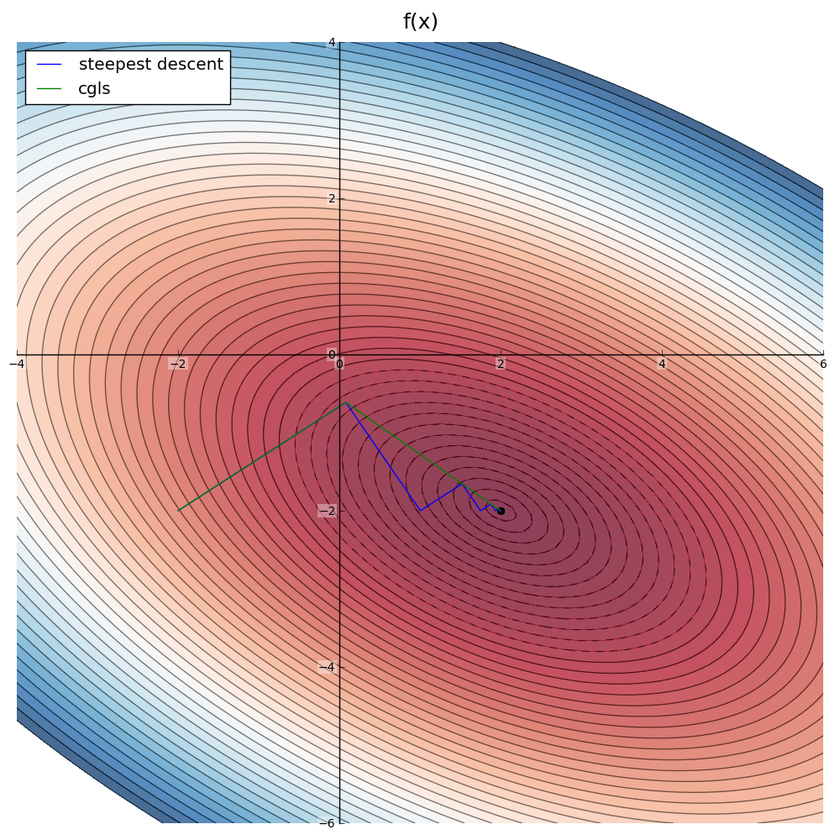
#> input picture ipython_notbooks/cgls/test_cgls_linear_real_2d.png, 840 x 840 px, shrunk from 1000 x 1000 before the run
$ python -i bagOfns.py   (imports and definitions only)   (Python 2 division)   (older library calls are emulated)
#> lines starting #> are read from the running program, lines starting #| are printed output that depends on the picture
import numpy as np
import matplotlib.pyplot as plt
from scipy import ndimage
from matplotlib.colors import LogNorm
import mahotas
from scipy import fftpack
from random import *
import scipy as sp
import random
import time
import threading
import sys
import scipy.misc as sm

# Input/Output Routines
# [66 lines left out: functions binary_in, binary_in_complex, binary_out, binary_in_amp_phase, gauss, gauss_1d, not called in this run]

def circle(ny, nx, radius=0.25, Nrad = None):
    """Make a circle of optional radius as a fraction of the array size"""
    if Nrad == None :
        nrad     = (ny * radius)**2
        arrayout = np.zeros((ny,nx))
        for i in range(0,ny):
            for j in range(0,nx):
                r = (i - ny/2 + 1)**2 + (j - nx/2 + 1)**2
                if r < nrad:
                    arrayout[i][j] = 1.0
    else :
        nrad     = Nrad**2
        arrayout = np.zeros((ny,nx))
        for i in range(0,ny):
            for j in range(0,nx):
                r = (i - ny/2 + 1)**2 + (j - nx/2 + 1)**2
                if r < nrad:
                    arrayout[i][j] = 1.0
    return arrayout

def fft2(arrayin):
    """Calculate the 2d fourier transform of an array with N/2 - 1 as the zero-pixel."""
    # do an fft
    # check if arrayin is 2d
    a = arrayin.shape
    if len(a) == 1 :
        arrayout = fft(arrayin)
    elif len(a) == 2 :
        ny = arrayin.shape[0]
        nx = arrayin.shape[1]
        arrayout = np.array(arrayin,dtype=np.complex128)
        arrayout = np.roll(arrayout,-(ny/2-1),0)
        arrayout = np.roll(arrayout,-(nx/2-1),1)
        arrayout = fftpack.fft2(arrayout) / np.sqrt(float(ny*nx))
        arrayout = np.roll(arrayout,-(ny/2+1),0)
        arrayout = np.roll(arrayout,-(nx/2+1),1)
    elif len(a) == 3 :
        arrayout = np.array(arrayin,dtype=np.complex128)
        for i in range(a[0]):
            arrayout[i] = fft2(arrayin[i])
    return arrayout

def ifft2(arrayin):
    """Calculate the 2d inverse fourier transform of an array with N/2 - 1 as the zero-pixel."""
    # do an fft
    # check if arrayin is 2d
    a = arrayin.shape
    if len(a) == 1 :
        arrayout = ifft(arrayin)
    elif len(a) == 2 :
        ny = arrayin.shape[0]
        nx = arrayin.shape[1]
        arrayout = np.array(arrayin,dtype=np.complex128)
        arrayout = np.roll(arrayout,-(ny/2-1),0)
        arrayout = np.roll(arrayout,-(nx/2-1),1)
        arrayout = fftpack.ifft2(arrayout) * np.sqrt(float(ny*nx))
        arrayout = np.roll(arrayout,-(ny/2+1),0)
        arrayout = np.roll(arrayout,-(nx/2+1),1)
    elif len(a) == 3 :
        arrayout = np.array(arrayin,dtype=np.complex128)
        for i in range(a[0]):
            arrayout[i] = ifft2(arrayin[i])
    return arrayout

# [66 lines left out: functions fft, ifft, show, waveno, energyK, mapping and 1 more, not called in this run]

def autoc(array):
    """Return the auto-correlation function of array."""
    return ifft2(np.square(np.abs(fft2(array))))

# [492 lines left out: functions correlate, dblefy, addNoise_amp, addNoise, normalise, normaliseInt and 26 more, not called in this run]

def highpass(arrayin, rad=0.5):
    """Perform a highpass on arrayin. rad is the radius of the circle (as a fraction of
    the array size) which is used to filter the inverse Fourier transform of arrayin."""
    circ     = circle(arrayin.shape[0], arrayin.shape[1], radius = rad/2.0)
    arrayout = fft2(ifft2(arrayin) * (1.0 - circ))
    arrayout = np.array(arrayout, dtype=arrayin.dtype)
    return arrayout

# [48 lines left out: functions lowpass, Fresnelprop, gaus_Fourier, conv_gaus, rotate, not called in this run]

class cgls(object):
    """Do an ILRUFT calculation in general given the functions Adot and ATdot and the bvector.

    Solves A . x = b
    given routines for A . x' and AT . b'
    and the bvector
    where x and b may be any numpy arrays."""

    # [45 lines left out: functions __init__, ilruft, not called in this run]

class test_retrievals(object):
    # [101 lines left out: functions __init__, STEM, pencil, pencil_transmissive, pencil_PILRUFT, not called in this run]

>>> import cv2
>>> picture = cv2.imread('../../ipython_notbooks/cgls/test_cgls_linear_real_2d.png', cv2.IMREAD_GRAYSCALE)
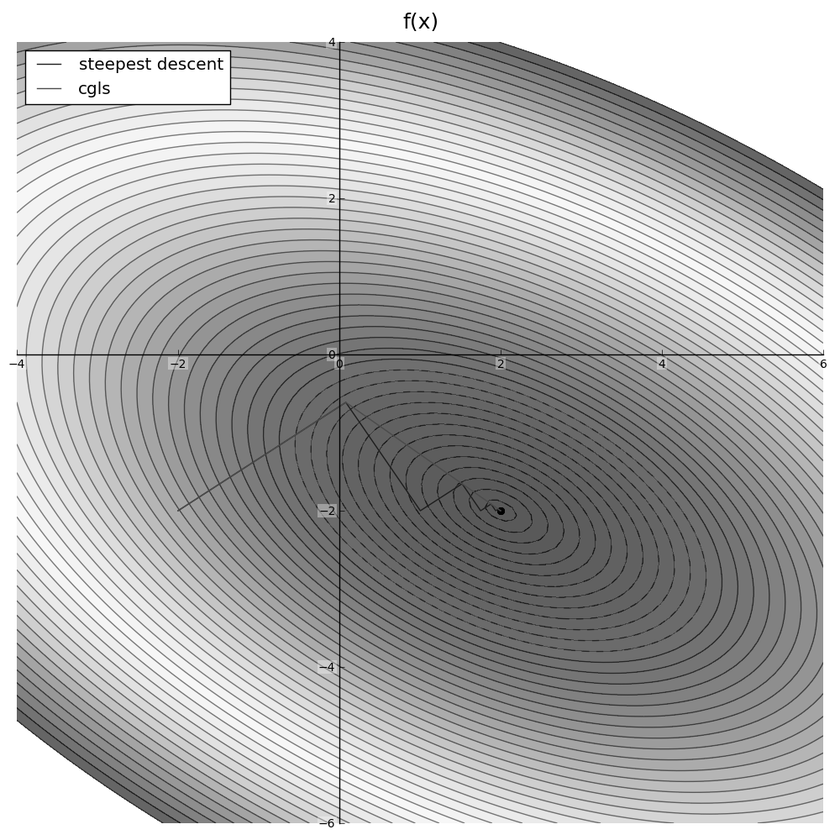
#> picture: shape (840, 840); min 0, max 255, mean 175.4
>>> result = highpass(picture)
#> in fft2, `a = arrayin.shape`: a = (840, 840)
#> in highpass, `arrayout = np.array(arrayout, dtype=arrayin.dtype)`:
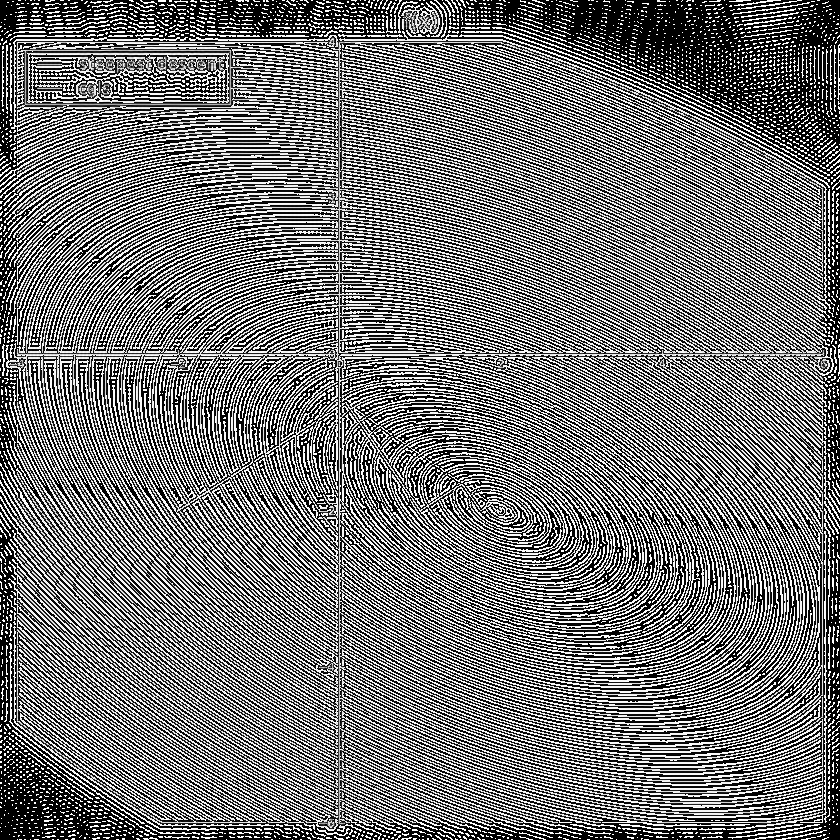
#> arrayout: shape (840, 840); min 0, max 255, mean 116
